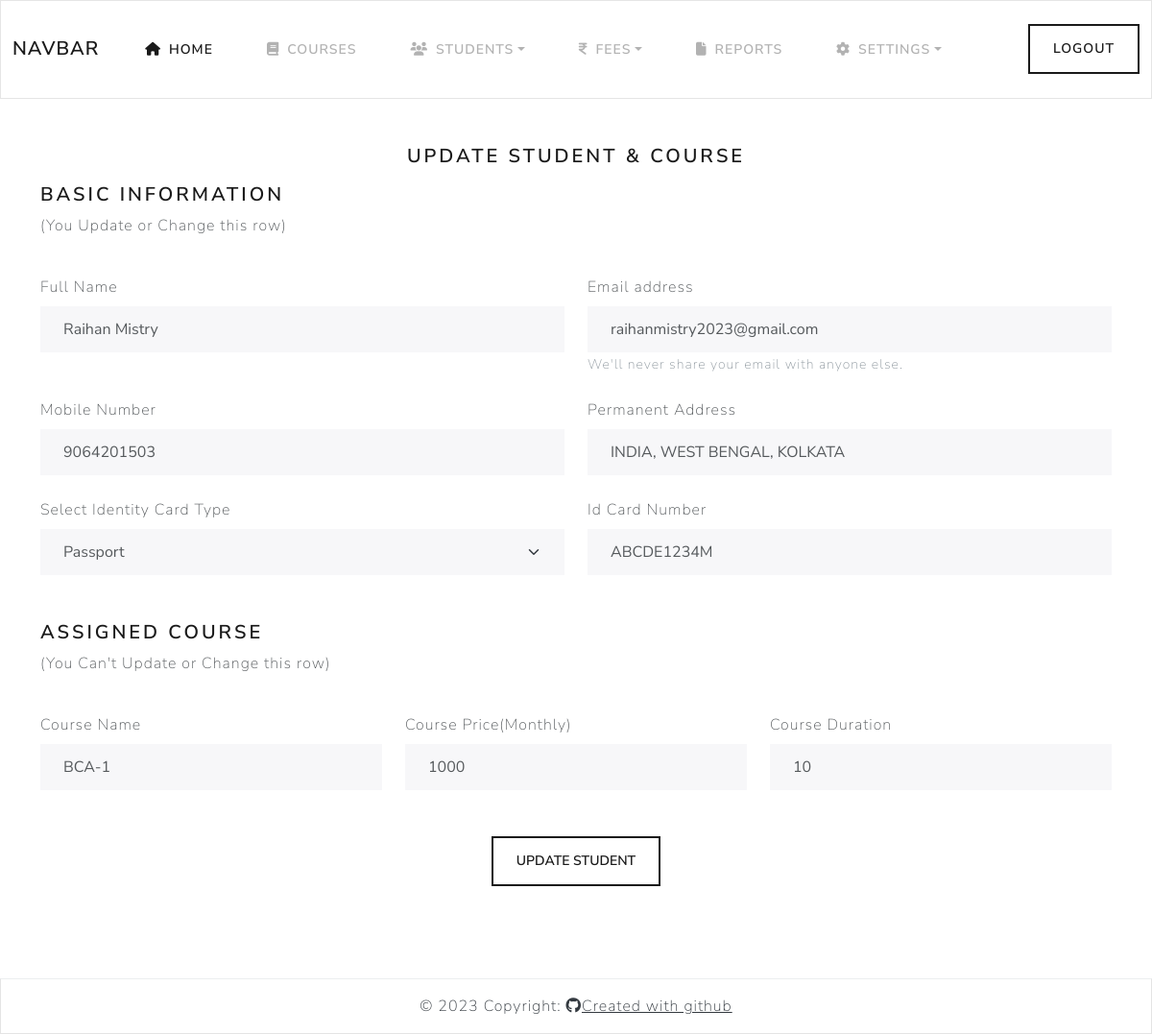
Screenshot of /admin/students_update.php?email=raihanmistry2023@gmail.com (signed in) with the database file from the repository.
### tables this page shows
CREATE TABLE `students` (
  `id` int(250) NOT NULL,
  `student_name` text NOT NULL,
  `student_email` varchar(250) NOT NULL,
  `student_phone` varchar(250) NOT NULL,
  `student_address` text NOT NULL,
  `student_identity` varchar(250) NOT NULL,
  `student_identity_number` varchar(250) NOT NULL,
  `student_course` varchar(250) NOT NULL,
  `student_course_price` int(250) NOT NULL,
  `course_duration` int(250) NOT NULL,
  `total_fees` int(250) NOT NULL,
  `pending_fees` int(250) NOT NULL,
  `date` datetime NOT NULL DEFAULT current_timestamp()
);

### admin/students_update.php (the view, shortened to what this page needs)
<?php
	include'./header.php';
?>
<?php
	$email = $_GET['email'];
	$selectQuery = mysqli_query($conn, "SELECT * FROM `students` WHERE student_email = '$email'");
	$result = mysqli_fetch_assoc($selectQuery);
			?>
	<div class="container py-5">
    		<div class="row d-flex justify-content-center">
    			<div class="col-md-12 align-middle">
		    		<div class="text-center mb-3">
		    			<h4>Update Student & Course</h4>
		    		</div>
		    		<form action="" method="post">
					    <div class="row">
					    	<div>
					    		<h4>Basic Information</h4>
					    		<p>(You Update or Change this row)</p>
					    	</div>
					    	<div class="form-group col-md-6">
						      <label for="exampleInputName" class="form-label mt-4">Full Name</label>
						      <input type="text" name="student_name" class="form-control" id="exampleInputName" value="<?php echo $result['student_name']; ?>" readonly>
						    </div>
						    <div class="form-group col-md-6">
						      <label for="exampleInputEmail1" class="form-label mt-4">Email address</label>
						      <input type="email" name="student_email" class="form-control" id="exampleInputEmail1" aria-describedby="emailHelp" value="<?php echo $result['student_email']; ?>" readonly>
						      <small id="emailHelp" class="form-text text-muted">We'll never share your email with anyone else.</small>
						    </div>
					    </div>
					    <div class="row">
					    	<div class="form-group col-md-6">
						      <label for="exampleInputName" class="form-label mt-4">Mobile Number</label>
						      <input type="number" name="student_phone" class="form-control" id="exampleInputName" value="<?php echo $result['student_phone']; ?>" placeholder="Enter Phone Number without +91" required>
						    </div>
						    <div class="form-group col-md-6">
						      <label for="exampleInputEmail1" class="form-label mt-4">Permanent Address</label>
						      <input type="text" name="student_address" class="form-control" id="exampleInputEmail1" value="<?php echo $result['student_address']; ?>" aria-describedby="emailHelp" placeholder="Enter Your Permanent Address" required>
						    </div>
					    </div>
					    <div class="row">
					    	<div class="form-group col-md-6">
						      <label for="exampleSelect1" class="form-label mt-4">Select Identity Card Type</label>
						      <select class="form-select" id="exampleSelect1" name="student_identity">
						      	<option><?php echo $result['student_identity']; ?></option>
						      </select>
						    </div>
						    <div class="form-group col-md-6">
							    <label for="" class="form-label mt-4">Id Card Number</label>
							    <input type="text" name="student_identity_number" class="form-control" id="" value="<?php echo $result['student_identity_number']; ?>" required>
							</div>
						</div>
					    <div class="row mt-5">
					    	<div>
					    		<h4>Assigned Course</h4><p>(You Can't Update or Change this row)</p>
					    	</div>
					    	<div class="form-group col-md-4">
						      <label class="form-label mt-4">Course Name</label>
						      <input type="" name="course_name" class="form-control" id="exampleInputEmail1" value="<?php echo $result['student_course']; ?>" readonly>
						    </div>
						    <div class="form-group col-md-4">
						      <label class="form-label mt-4">Course Price(Monthly)</label>
						      <input type="" name="course_price" class="form-control" id="" value="<?php echo $result['student_course_price']; ?>" required readonly>
						    </div>
						    <div class="form-group col-md-4">
						      <label class="form-label mt-4">Course Duration</label>
						      <input type="" name="course_duration" class="form-control" value="<?php echo $result['course_duration']; ?>"  required readonly>
						    </div>
					    </div>
					    <div class="form-group text-center m-5">
					    		<div class="mt-3">
						    	<input type="submit" name="submit" class="btn btn-outline-primary" value="Update Student">
						    </div>
					    </div>
		    		</form>
		    	</div>
    		</div>
    	</div>
<?php
	include'./footer.php';
?>

### rows the page displays
students: student_name "Raihan Mistry", student_email "raihanmistry2023@gmail.com", student_phone "9064201503", student_address "INDIA, WEST BENGAL, KOLKATA", student_identity "Passport", student_identity_number "ABCDE1234M", course_name "BCA-1", course_price "1000", course_duration "10"
